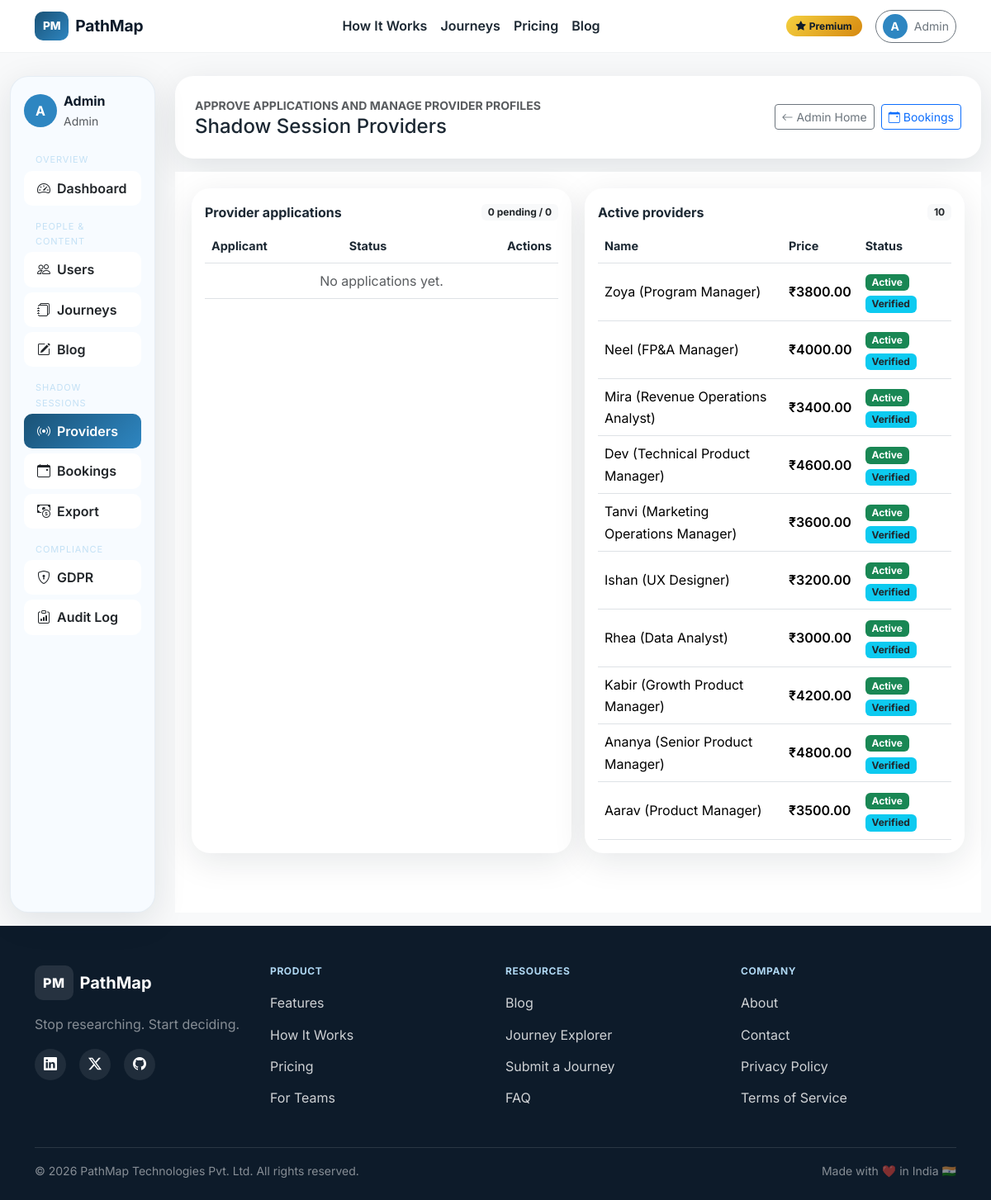
The page /admin/providers (signed in) on the database its author committed.
### app/models/user.py (models this page shows, shortened)
class User(db.Model, UserMixin):
    __tablename__ = 'users'
    id = db.Column(db.Integer, primary_key=True)
    email = db.Column(db.String(255), unique=True, nullable=False, index=True)
    password_hash = db.Column(db.String(255), nullable=False)
    first_name = db.Column(db.String(100), nullable=True)
    created_at = db.Column(db.DateTime, default=datetime.utcnow, nullable=False)
    last_login = db.Column(db.DateTime, nullable=True)
    last_active = db.Column(db.DateTime, nullable=True)
    total_logins = db.Column(db.Integer, default=0, nullable=False)
    is_verified = db.Column(db.Boolean, default=False, nullable=False)
    is_premium = db.Column(db.Boolean, default=False, nullable=False)
    subscription_tier = db.Column(db.String(50), default='free', nullable=False)
    subscription_expires = db.Column(db.DateTime, nullable=True)
    razorpay_customer_id = db.Column(db.String(100), nullable=True)
    razorpay_subscription_id = db.Column(db.String(100), nullable=True)
    subscription_cancel_requested = db.Column(db.Boolean, default=False, nullable=False)
    onboarding_complete = db.Column(db.Boolean, default=False, nullable=False)
    current_role_id = db.Column(db.Integer, nullable=True)
    years_experience = db.Column(db.Integer, nullable=True)
    pivot_motivation = db.Column(db.String(300), nullable=True)
    profile_photo_url = db.Column(db.String(500), nullable=True)
    notification_preferences = db.Column(db.JSON, default=dict)
    is_admin = db.Column(db.Boolean, default=False, nullable=False)
    is_journey_provider = db.Column(db.Boolean, default=False, nullable=False)
    is_active = db.Column(db.Boolean, default=True, nullable=False)
    gdpr_deletion_requested = db.Column(db.Boolean, default=False, nullable=False)
    gdpr_deletion_requested_at = db.Column(db.DateTime, nullable=True)
    @property
    def display_name(self):
        if self.first_name:
            return self.first_name
        return self.email.split('@')[0].capitalize()

### app/models/session.py (models this page shows, shortened)
class ShadowSessionProvider(db.Model):
    __tablename__ = 'shadow_session_providers'
    id = db.Column(db.Integer, primary_key=True)
    user_id = db.Column(db.Integer, db.ForeignKey('users.id'), nullable=False, unique=True)
    current_role_id = db.Column(db.Integer, db.ForeignKey('roles.id'), nullable=False)
    display_name = db.Column(db.String(100), nullable=False)
    bio = db.Column(db.Text, nullable=False)
    transition_story = db.Column(db.Text, nullable=True)
    session_description = db.Column(db.Text, nullable=False)
    session_format = db.Column(db.String(100), nullable=True)
    price_inr = db.Column(db.Numeric(10, 2), nullable=False)
    booking_url = db.Column(db.String(500), nullable=True)
    is_active = db.Column(db.Boolean, default=True, nullable=False)
    is_verified = db.Column(db.Boolean, default=False, nullable=False)
    avg_rating = db.Column(db.Numeric(3, 2), default=0.0, nullable=False)
    total_sessions = db.Column(db.Integer, default=0, nullable=False)
    total_reviews = db.Column(db.Integer, default=0, nullable=False)
    industries_covered = db.Column(db.String(500), nullable=True)
    years_in_target_role = db.Column(db.Integer, nullable=True)
    created_at = db.Column(db.DateTime, default=datetime.utcnow, nullable=False)
    updated_at = db.Column(db.DateTime, default=datetime.utcnow, onupdate=datetime.utcnow, nullable=False)
    user = db.relationship('User', backref=db.backref('provider_profile', uselist=False))
    current_role = db.relationship('Role', backref=db.backref('session_providers', lazy='dynamic'))
    reviews = db.relationship('SessionReview', backref='provider', lazy='dynamic')
    bookings = db.relationship('SessionBooking', back_populates='provider', lazy='dynamic')

### app/routes/admin.py (the view)
@admin_bp.route('/providers')
@login_required
@admin_required
def providers_admin():
    action_form = SimpleActionForm()
    rejection_form = ProviderRejectionForm()
    providers = ShadowSessionProvider.query.order_by(ShadowSessionProvider.created_at.desc()).limit(100).all()
    applications = (
        ProviderApplication.query.filter_by(application_status='pending')
        .order_by(ProviderApplication.submitted_at.desc())
        .limit(100)
        .all()
    )
    total_applications = ProviderApplication.query.count()
    return render_template(
        'admin/providers.html',
        providers=providers,
        applications=applications,
        total_applications=total_applications,
        action_form=action_form,
        rejection_form=rejection_form,
        title='Admin • Providers'
    )

### app/templates/admin/providers.html (shortened to what this page needs)
{% extends 'admin/layout.html' %}
{% set page_title = 'Shadow Session Providers' %}
{% set page_tagline = 'Approve applications and manage provider profiles' %}
{% block admin_header_actions %}
  <div class="d-flex flex-wrap gap-2">
    <a class="btn btn-outline-secondary btn-sm" href="{{ url_for('admin.dashboard') }}"><i class="bi bi-arrow-left"></i> Admin Home</a>
    <a class="btn btn-outline-primary btn-sm" href="{{ url_for('admin.sessions_admin') }}"><i class="bi bi-calendar-event"></i> Bookings</a>
  </div>
{% endblock %}
{% block admin_content %}
<div class="row g-3 mb-4">
  <div class="col-lg-6">
    <div class="pathmap-card p-3 h-100">
      <div class="d-flex justify-content-between align-items-center mb-2">
        <div class="fw-bold">Provider applications</div>
        <span class="badge bg-light text-dark">{{ applications|length }} pending / {{ total_applications }}</span>
      </div>
      <div class="table-responsive">
        <table class="table align-middle mb-0">
          <thead>
            <tr><th>Applicant</th><th>Status</th><th class="text-end">Actions</th></tr>
          </thead>
          <tbody>
            {% for app in applications %}
            <tr>
              <td>
                <div class="fw-semibold">User #{{ app.user_id }}</div>
                <div class="text-muted small">{{ app.proposed_display_name }}</div>
              </td>
              <td>
                {% if app.application_status == 'approved' %}<span class="badge bg-success">Approved</span>
                {% elif app.application_status == 'rejected' %}<span class="badge bg-danger">Rejected</span>
                {% else %}<span class="badge bg-warning text-dark">Pending</span>{% endif %}
              </td>
              <td class="text-end">
                <form method="post" action="{{ url_for('admin.approve_provider', app_id=app.id) }}" class="d-inline">
                  {{ action_form.hidden_tag() }}
                  <button class="btn btn-sm btn-outline-success">Approve</button>
                </form>
                <button class="btn btn-sm btn-outline-danger" data-bs-toggle="modal" data-bs-target="#rejectProvider{{ app.id }}">Reject</button>
              </td>
            </tr>
            <div class="modal fade" id="rejectProvider{{ app.id }}" tabindex="-1" aria-hidden="true">
              <div class="modal-dialog">
                <div class="modal-content">
                  <div class="modal-header">
                    <h5 class="modal-title">Reject application</h5>
                    <button type="button" class="btn-close" data-bs-dismiss="modal" aria-label="Close"></button>
                  </div>
                  <form method="post" action="{{ url_for('admin.reject_provider', app_id=app.id) }}">
                    <div class="modal-body">
                      {{ rejection_form.hidden_tag() }}
                      <div class="mb-3">
                        <label class="form-label">Reason</label>
                        <textarea name="rejection_reason" class="form-control" rows="3" required></textarea>
                      </div>
                    </div>
                    <div class="modal-footer">
                      <button type="button" class="btn btn-outline-secondary" data-bs-dismiss="modal">Cancel</button>
                      <button type="submit" class="btn btn-danger">Reject</button>
                    </div>
                  </form>
                </div>
              </div>
            </div>
            {% else %}
            <tr><td colspan="3" class="text-center text-muted">No applications yet.</td></tr>
            {% endfor %}
          </tbody>
        </table>
      </div>
    </div>
  </div>
  <div class="col-lg-6">
    <div class="pathmap-card p-3 h-100">
      <div class="d-flex justify-content-between align-items-center mb-2">
        <div class="fw-bold">Active providers</div>
        <span class="badge bg-light text-dark">{{ providers|length }}</span>
      </div>
      <div class="table-responsive">
        <table class="table align-middle mb-0">
          <thead><tr><th>Name</th><th>Price</th><th>Status</th></tr></thead>
          <tbody>
            {% for provider in providers %}
            <tr>
              <td>{{ provider.display_name }}</td>
              <td class="fw-semibold">₹{{ provider.price_inr }}</td>
              <td>
                {% if provider.is_active %}<span class="badge bg-success">Active</span>{% else %}<span class="badge bg-secondary">Inactive</span>{% endif %}
                {% if provider.is_verified %}<span class="badge bg-info text-dark">Verified</span>{% endif %}
              </td>
            </tr>
            {% else %}
            <tr><td colspan="3" class="text-center text-muted">No providers yet.</td></tr>
            {% endfor %}
          </tbody>
        </table>
      </div>
    </div>
  </div>
</div>
{% endblock %}

### app/templates/admin/layout.html (shortened to what this page needs)
{% extends 'base.html' %}
{% block content %}
<div class="container-fluid py-3">
  <div class="row">
    <div class="col-lg-3 col-xl-2 mb-3 mb-lg-0">
      <div class="pathmap-card p-3 h-100 admin-sidebar">
        <div class="d-flex align-items-center gap-2 mb-3">
          <div class="avatar-circle" style="width:40px;height:40px;">{{ current_user.display_name[0]|upper }}</div>
          <div>
            <div class="fw-bold">{{ current_user.display_name }}</div>
            <div class="text-muted small">Admin</div>
          </div>
        </div>
        <div class="list-group list-group-flush admin-nav">
          <div class="admin-nav-section-label">Overview</div>
          <a href="{{ url_for('admin.dashboard') }}" class="list-group-item list-group-item-action d-flex justify-content-between align-items-center {% if request.endpoint == 'admin.dashboard' %}active{% endif %}">
            <span><i class="bi bi-speedometer2 me-2"></i>Dashboard</span>
          </a>
          <div class="admin-nav-section-label">People & Content</div>
          <a href="{{ url_for('admin.users') }}" class="list-group-item list-group-item-action d-flex justify-content-between align-items-center {% if request.endpoint == 'admin.users' %}active{% endif %}">
            <span><i class="bi bi-people me-2"></i>Users</span>
          </a>
          <a href="{{ url_for('admin.journeys_admin') }}" class="list-group-item list-group-item-action d-flex justify-content-between align-items-center {% if request.endpoint == 'admin.journeys_admin' %}active{% endif %}">
            <span><i class="bi bi-journals me-2"></i>Journeys</span>
          </a>
          <a href="{{ url_for('admin.blog_admin') }}" class="list-group-item list-group-item-action d-flex justify-content-between align-items-center {% if request.endpoint == 'admin.blog_admin' %}active{% endif %}">
            <span><i class="bi bi-pencil-square me-2"></i>Blog</span>
          </a>
          <div class="admin-nav-section-label">Shadow Sessions</div>
          <a href="{{ url_for('admin.providers_admin') }}" class="list-group-item list-group-item-action d-flex justify-content-between align-items-center {% if request.endpoint == 'admin.providers_admin' %}active{% endif %}">
            <span><i class="bi bi-broadcast me-2"></i>Providers</span>
          </a>
          <a href="{{ url_for('admin.sessions_admin') }}" class="list-group-item list-group-item-action d-flex justify-content-between align-items-center {% if request.endpoint == 'admin.sessions_admin' %}active{% endif %}">
            <span><i class="bi bi-calendar-event me-2"></i>Bookings</span>
          </a>
          <a href="{{ url_for('admin.export_revenue_csv') }}" class="list-group-item list-group-item-action d-flex justify-content-between align-items-center">
            <span><i class="bi bi-cash-coin me-2"></i>Export</span>
          </a>
          <div class="admin-nav-section-label">Compliance</div>
          <a href="{{ url_for('admin.gdpr_admin') }}" class="list-group-item list-group-item-action d-flex justify-content-between align-items-center {% if request.endpoint == 'admin.gdpr_admin' %}active{% endif %}">
            <span><i class="bi bi-shield-lock me-2"></i>GDPR</span>
          </a>
          <a href="{{ url_for('admin.audit_log') }}" class="list-group-item list-group-item-action d-flex justify-content-between align-items-center {% if request.endpoint == 'admin.audit_log' %}active{% endif %}">
            <span><i class="bi bi-clipboard-data me-2"></i>Audit Log</span>
          </a>
        </div>
      </div>
    </div>
    <div class="col-lg-9 col-xl-10">
      <div class="pathmap-card p-4 mb-3">
        <div class="d-flex flex-column flex-md-row justify-content-between align-items-start align-items-md-center gap-2">
          <div>
            <div class="text-uppercase text-muted small fw-bold">{{ page_tagline or 'Control Center' }}</div>
            <h1 class="h4 mb-0">{{ page_title or 'Admin' }}</h1>
          </div>
          {% block admin_header_actions %}{% endblock %}
        </div>
      </div>
      <div class="admin-content pb-5">
        {% block admin_content %}{% endblock %}
      </div>
    </div>
  </div>
</div>
{% endblock %}

### app/templates/components/navbar.html (shortened to what this page needs)
<nav class="navbar navbar-expand-lg navbar-light navbar-pathmap fixed-top">
  <div class="container-xl">
    <a class="navbar-brand d-flex align-items-center fw-bold" href="{{ url_for('main.index') }}">
      <span class="logo-mark me-2">PM</span>
      <span class="logo-text">PathMap</span>
    </a>
    <div class="collapse navbar-collapse" id="navbarMain">
      <ul class="navbar-nav mx-auto mb-2 mb-lg-0">
        <li class="nav-item">
          <a class="nav-link {% if request.endpoint == 'main.how_it_works' %}active{% endif %}" href="{{ url_for('main.how_it_works') }}">How It Works</a>
        </li>
        <li class="nav-item">
          <a class="nav-link {% if request.endpoint and request.endpoint.startswith('journeys.') %}active{% endif %}" href="{{ url_for('journeys.explorer') }}">Journeys</a>
        </li>
        <li class="nav-item">
          <a class="nav-link {% if request.endpoint == 'main.pricing' %}active{% endif %}" href="{{ url_for('main.pricing') }}">Pricing</a>
        </li>
        <li class="nav-item">
          <a class="nav-link {% if request.endpoint and 'blog' in request.endpoint %}active{% endif %}" href="{{ url_for('main.blog_index') }}">Blog</a>
        </li>
      </ul>
      <div class="d-flex align-items-center gap-3">
        {% if current_user.is_authenticated %}
          {% if current_user.is_premium %}
            <span class="badge premium-pill"><i class="bi bi-star-fill me-1"></i>Premium</span>
          {% endif %}
          <div class="dropdown">
            <button class="btn btn-outline-secondary btn-sm rounded-pill d-flex align-items-center gap-2" type="button" data-bs-toggle="dropdown" aria-expanded="false">
              <span class="avatar-circle">{{ current_user.display_name[0].upper() }}</span>
              {{ current_user.display_name }}
            </button>
          </div>
        {% else %}
          <a class="nav-link login-link" href="{{ url_for('auth.login') }}">Log In</a>
          <a class="btn btn-pathmap-primary px-4" href="{{ url_for('auth.signup') }}">Get Started Free</a>
        {% endif %}
      </div>
    </div>
  </div>
</nav>
<div class="navbar-offset"></div>

### rows shown on the page
User: first_name "A", display_name "Admin"
ShadowSessionProvider: display_name "Zoya (Program Manager)", price_inr "3800.00", is_active "Active", is_verified "Verified"
ShadowSessionProvider: display_name "Neel (FP&A Manager)", price_inr "4000.00", is_active "Active", is_verified "Verified"
ShadowSessionProvider: display_name "Mira (Revenue Operations Analyst)", price_inr "3400.00", is_active "Active", is_verified "Verified"
ShadowSessionProvider: display_name "Dev (Technical Product Manager)", price_inr "4600.00", is_active "Active", is_verified "Verified"
ShadowSessionProvider: display_name "Tanvi (Marketing Operations Manager)", price_inr "3600.00", is_active "Active", is_verified "Verified"
ShadowSessionProvider: display_name "Ishan (UX Designer)", price_inr "3200.00", is_active "Active", is_verified "Verified"
ShadowSessionProvider: display_name "Rhea (Data Analyst)", price_inr "3000.00", is_active "Active", is_verified "Verified"
ShadowSessionProvider: display_name "Kabir (Growth Product Manager)", price_inr "4200.00", is_active "Active", is_verified "Verified"
ShadowSessionProvider: display_name "Ananya (Senior Product Manager)", price_inr "4800.00", is_active "Active", is_verified "Verified"
ShadowSessionProvider: display_name "Aarav (Product Manager)", price_inr "3500.00", is_active "Active", is_verified "Verified"

### other values the page prints
{{ page_tagline or 'Control Center' }} "APPROVE APPLICATIONS AND MANAGE PROVIDER PROFILES"
{{ page_title or 'Admin' }} "Shadow Session Providers"
{{ applications|length }} "0"
{{ total_applications }} "0"
{{ providers|length }} "10"
